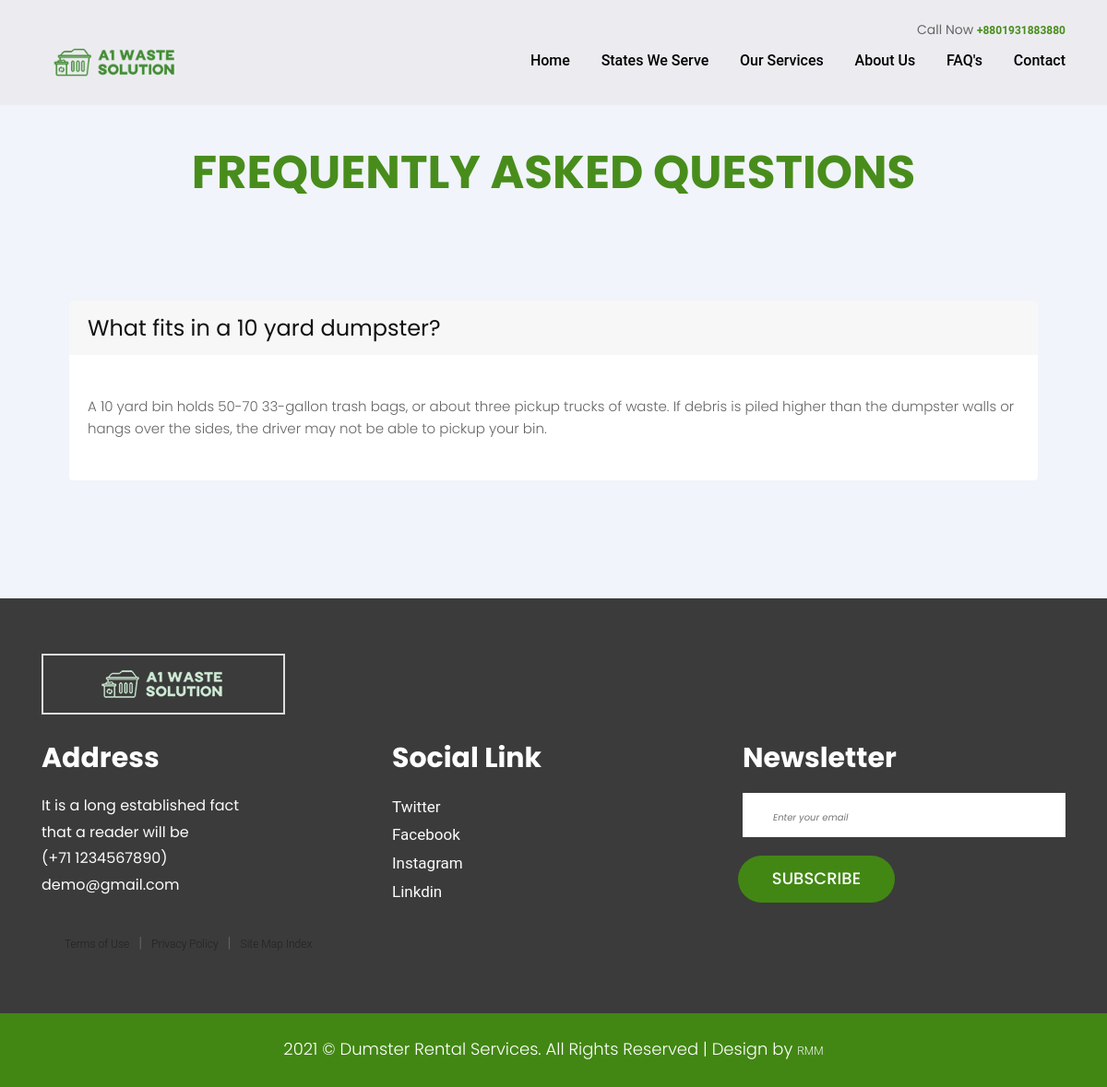
The page /faq/what-fits-in-a-10-yard-dumpster/ on the database its author committed.
### pages/models.py (models this page shows, shortened)
class Faq(models.Model):
    question    = models.CharField(max_length=500)
    author      = models.ForeignKey(
            'auth.user',
            on_delete=models.CASCADE,
    )
    answer      = RichTextField(blank=True, null=True)
    slug        = models.SlugField(null=True, unique=True)

### pages/views.py (the view)
# urls.py: path('faq/<slug:slug>/', FAQDetailView.as_view(), name='faq_detail'),
class FAQDetailView(DetailView):
    model = Faq
    template_name = 'faq_detail.html'

### templates/faq_detail.html
{% extends 'base.html' %}
{% load static %}
{% block content %}
<div>
  <div class="container py-5 mt-5">
    <div class="container">
      <div class="row">
        <div class="col-md-12">
          <div class="titlepage">
            <h2> <strong class="llow">Frequently Asked Questions</strong> </h2>
          </div>
        </div>
      </div>
      <br><br>
      <div class="container">
        <div class="card border-0">
          <h1 class="card-header border-0"> {{ faq.question }} </h1>
          <div class="card-body">
            <p class="card-text">{{ faq.answer|safe }}</p>
          </div>
        </div>
      </div>
    </div>
  </div>
</div>
{% endblock content %}

### static/css/base.css (style rules this page uses)
body { font-family: 'Signika', sans-serif; }
::placeholder { font-size: 10px; padding-left: 10px; font-style: italic; }
h2 { margin-top: 0.5rem; margin-bottom: 0.5rem; }
p { padding-top: 0.5rem; padding-bottom: 0.5rem; line-height: 25px; }
body { background: #D9B280; font-family: "Roboto", sans-serif; }

### static/css/style.css (style rules this page uses)
* { box-sizing: border-box !important; }
html { scroll-behavior: smooth; }
body { color: #666666; font-size: 14px; font-family: 'Poppins', sans-serif; line-height: 1.80857; font-weight: normal; overflow-x: hidden; }
h1, h2, h3, h4, h5, h6 { letter-spacing: 0; font-weight: normal; position: relative; padding: 0 0 10px 0; font-weight: normal; line-height: normal; color: #111111; margin: 0 }
h1 { font-size: 24px }
h2 { font-size: 22px }
*, *::after, *::before { -webkit-box-sizing: border-box; -moz-box-sizing: border-box; box-sizing: border-box; }
p { margin: 0px; font-weight: 300; font-size: 15px; line-height: 24px; }
.titlepage { text-align: center; padding-bottom: 60px; }
.llow { color: #488d1c; font-weight: bold; }
.titlepage h2 { text-transform: uppercase; padding: 0; font-weight: bold; color: #000; line-height: 55px; font-size: 50px; }

### rows shown on the page
Faq: question "What fits in a 10 yard dumpster?", answer "A 10 yard bin holds 50-70 33-gallon trash bags, or about three pickup trucks of waste. If debris is piled higher than the dumpster walls or hangs over the sides, the driver may not be able to pickup your bin."
